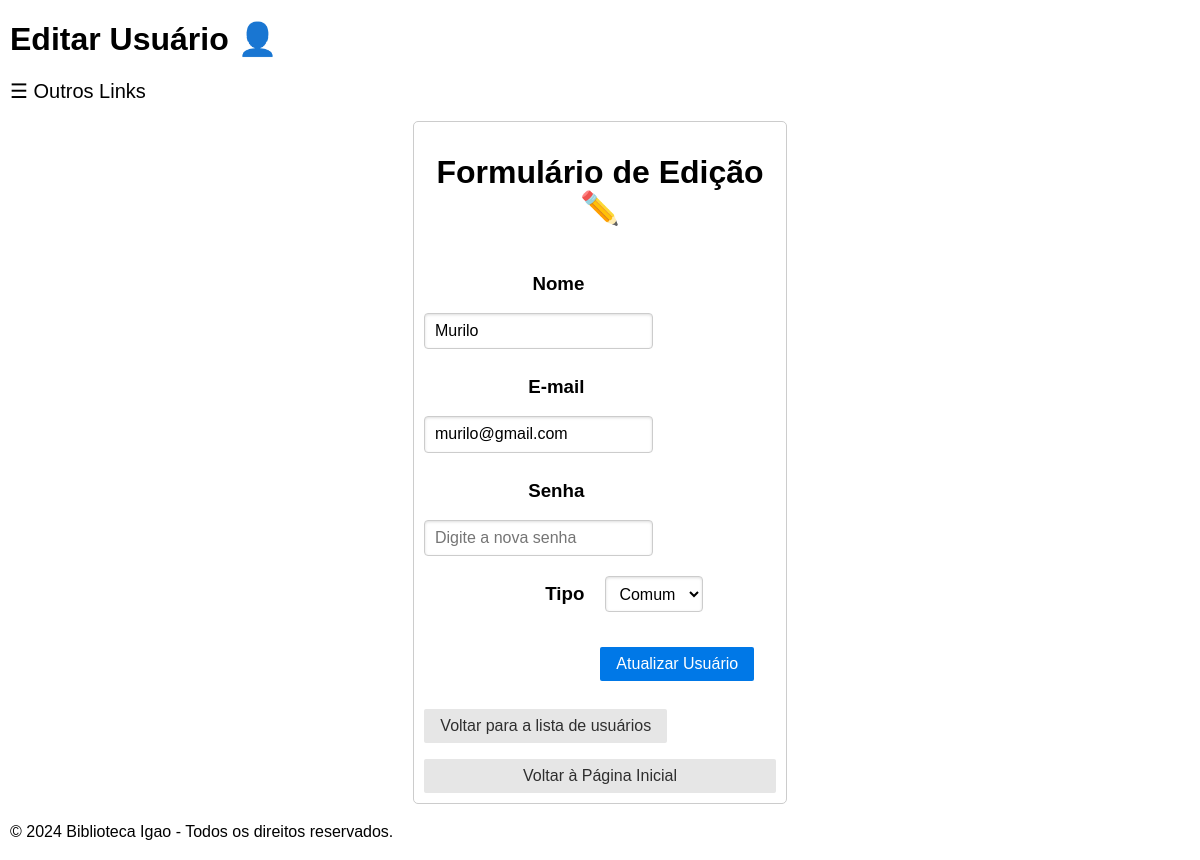
/users/editar/7, run on an earlier commit of the app's database.
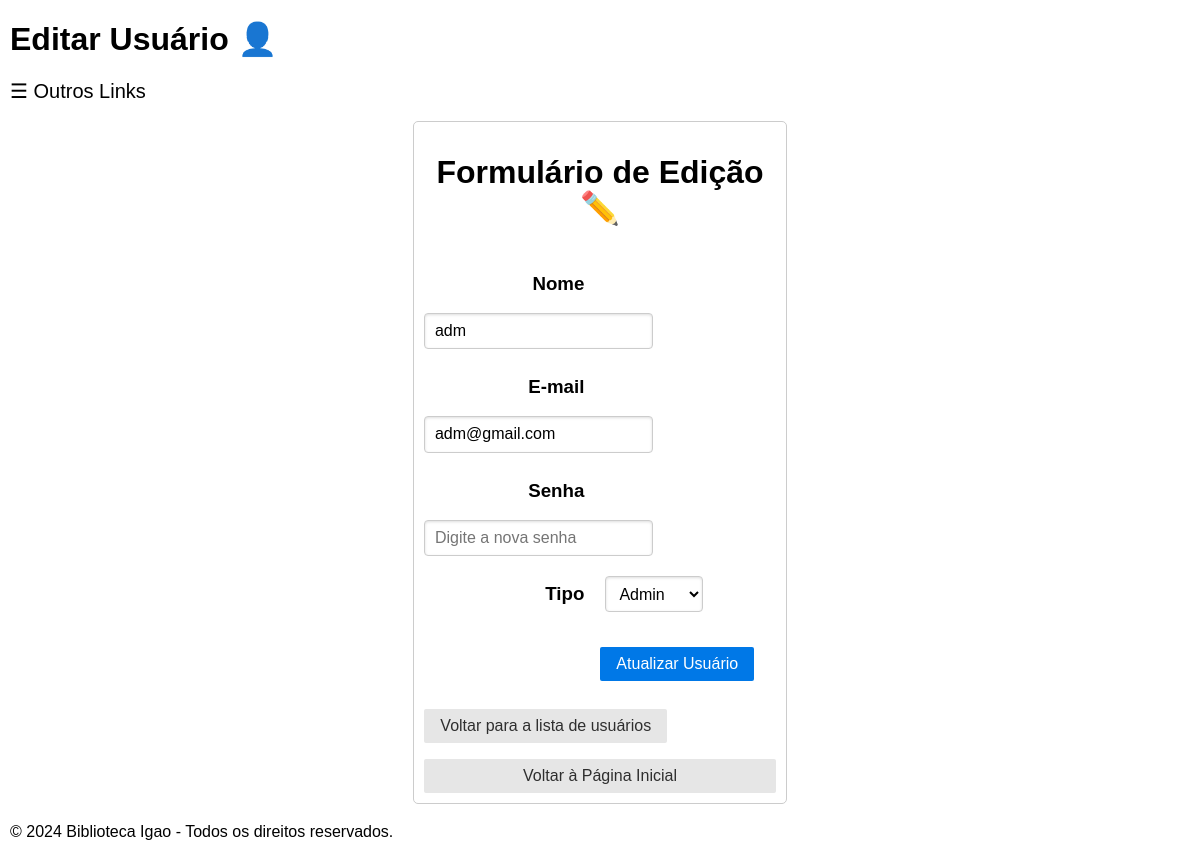
And on a later commit of the database.
### Uniao/model/Usuarios.py (models this page shows, shortened)
class Usuarios(database.Model):
    id = database.Column(database.Integer, primary_key=True)
    nome = database.Column(database.String(100), nullable=False)
    email = database.Column(database.String(120), unique=True, nullable=False)
    senha = database.Column(database.String(255), nullable=False)
    tipo = database.Column(database.String(20), nullable=False)
    data_criacao = database.Column(database.DateTime, nullable=False)
    emprestimos = database.relationship("Emprestimos", back_populates="usuario", lazy=True)
    reservas = database.relationship("Reservas", back_populates="usuario", lazy=True)
    multas = database.relationship("Multas", back_populates="usuario", lazy=True)

### Uniao/controller/UsuarioController.py (the view, shortened to what this page needs)
@usuarioController.route('/editar/<int:usuario_id>', methods=['GET', 'POST'])
def edit_usuario(usuario_id):
    try:
        usuario = usuariosRepository.buscarUsuarioPorId(usuario_id)
        if not usuario:
            flash("Usuário não encontrado.", "error")
            return redirect(url_for('bp_usuario.view_usuarios'))
        return render_template("Usuario/UsuarioEdit.html", usuario=usuario)
    except Exception as e:
        flash(f"Erro ao editar usuário: {e}", "error")
        return redirect(url_for('bp_usuario.view_usuarios'))

### Uniao/DAO/UsuarioDAO.py (called while the page is built)
    @staticmethod
    def buscar_por_id(usuario_id):
        return Usuarios.query.get(usuario_id)

### Uniao/repository/UsuarioRepository.py (called while the page is built)
    def buscarUsuarioPorId(self, usuario_id: int):
        try:
            return self.usuarioDAO.buscar_por_id(usuario_id)
        except Exception as e:
            print(f"Erro ao buscar Usuario por ID: {e}")
            return None

### Uniao/templates/Usuario/UsuarioEdit.html (shortened to what this page needs)
<!DOCTYPE html>
<html lang="pt-BR">
<head>
    <link rel="stylesheet" href="{{ url_for('static', filename='css/base.css') }}">
    <link rel="stylesheet" href="{{ url_for('static', filename='css/formulario.css') }}">
</head>
<body>
    <main>
        <h1>Editar Usuário 👤</h1>
        <span style="font-size:20px;cursor:pointer" onclick="openNav()">&#9776; Outros Links</span><br><br>
        <div class="super-centralizar">
            <div class="formulario">
                <h1 class="centralizar">Formulário de Edição ✏️</h1>
                <form action="{{ url_for('bp_usuario.edit_usuario', usuario_id=usuario.id) }}" method="POST" class="pure-form pure-form-aligned">
                    <fieldset>
                        <div class="pure-control-group">
                            <label for="nome"><h3>Nome</h3></label>
                            <input type="text" name="nome" id="nome" value="{{ usuario.nome }}" placeholder="Digite o nome do usuário" required>
                        </div>
                        <div class="pure-control-group">
                            <label for="email"><h3>E-mail</h3></label>
                            <input type="email" name="email" id="email" value="{{ usuario.email }}" placeholder="Digite o e-mail do usuário" required>
                        </div>
                        <div class="pure-control-group">
                            <label for="senha"><h3>Senha</h3></label>
                            <input type="password" name="senha" id="senha" placeholder="Digite a nova senha" required>
                        </div>
                        <div class="pure-control-group">
                            <label for="tipo"><h3>Tipo</h3></label>
                            <select name="tipo" id="tipo" required>
                                <option value="usuario" {% if usuario.tipo == 'usuario' %}selected{% endif %}>Comum</option>
                                <option value="admin" {% if usuario.tipo == 'admin' %}selected{% endif %}>Admin</option>
                            </select>
                        </div>
                        <div class="pure-controls">
                            <button type="submit" class="pure-button pure-button-primary pure-input-1-1">Atualizar Usuário</button>
                        </div>
                    </fieldset>
                </form>
                <p><button class="pure-button pure-button-secondary"><a href="{{ url_for('bp_usuario.view_usuarios') }}">Voltar para a lista de usuários</a></button></p>
                <button class="pure-button"><a href="{{ url_for('bp_inicio.index') }}" class="button">Voltar à Página Inicial</a></button>
            </div>
        </div>
    </main>
    {% include "Bases/rodape.html"%}
</body>
</html>

What changed in the data, as far as the page shows it:
changed Usuarios: nome "Murilo" → "adm"; email "murilo@gmail.com" → "adm@gmail.com"; tipo "Comum" → "Admin"
